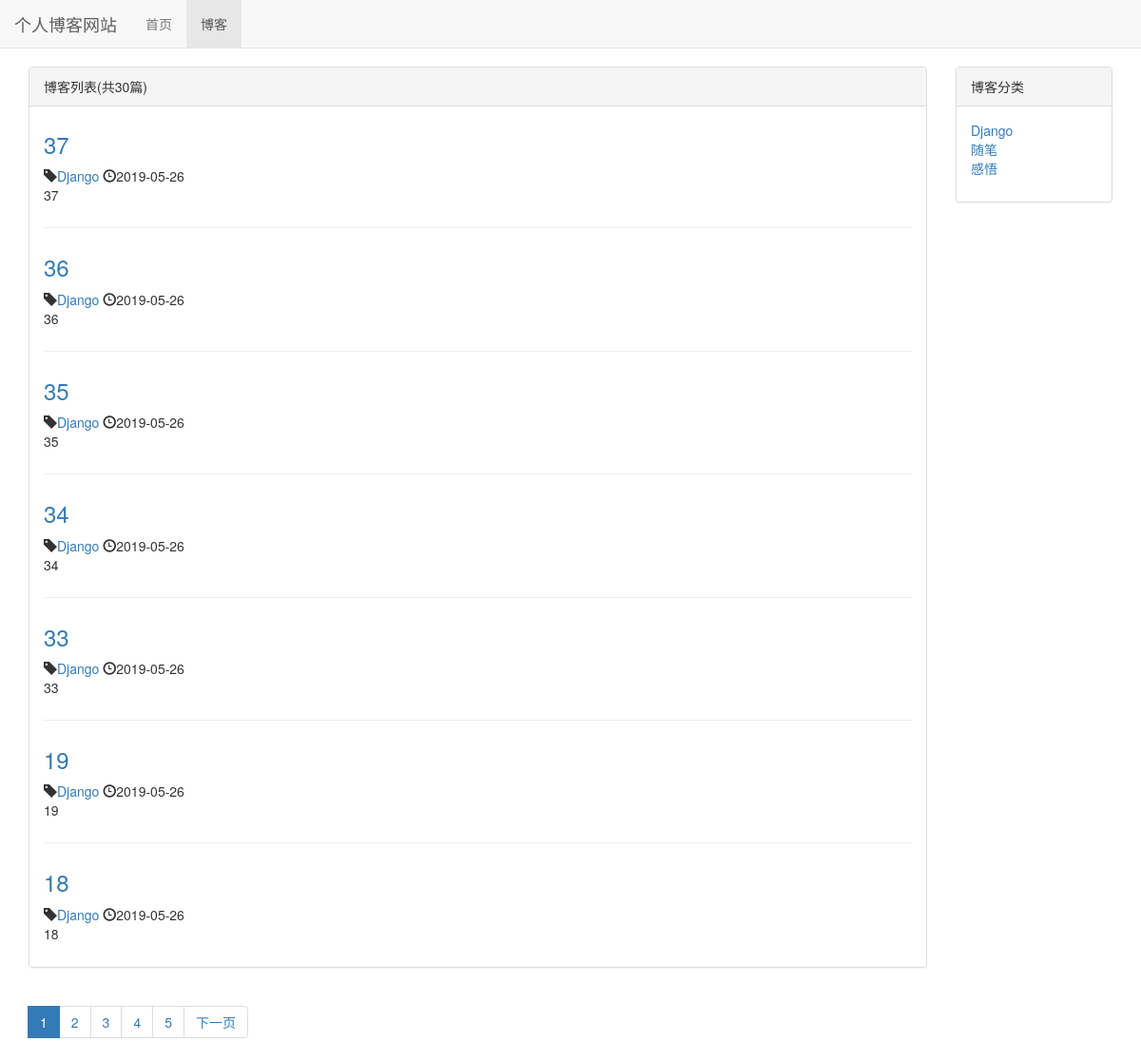
Screenshot of /blog/ with the database file from the repository.
### blog/models.py (models this page shows, shortened)
class Blog(models.Model):
    title = models.CharField(max_length=50)
    blog_type = models.ForeignKey(BlogType,on_delete=models.DO_NOTHING)
    content = models.TextField()
    author = models.ForeignKey(User,on_delete=models.DO_NOTHING)
    created_time = models.DateTimeField(auto_now_add=True)
    last_update_time = models.DateTimeField(auto_now=True)
    class Meta:
        ordering = ['-created_time']#按时间倒叙

class BlogType(models.Model):
    type_name = models.CharField(max_length=15)
    def __str__(self):
        return self.type_name

### blog/views.py (the view)
# urls.py: path('',views.blog_list,name='blog_list'),
def blog_list(request):
    blogs_all_list = Blog.objects.all()
    paginator = Paginator(blogs_all_list,7)#每7篇进行分页
    page_num = request.GET.get('page',1) #获取url的页面参数(GET请求)
    page_of_blogs = paginator.get_page(page_num)#get_page django自带函数 page=后面是错误时i
    context = {}
    context['blogs'] = page_of_blogs.object_list
    context['page_of_blogs'] = page_of_blogs
    context['blog_types']= BlogType.objects.all()
    return render_to_response('blog/blog_list.html',context)

### blog/templates/blog/blog_list.html (shortened to what this page needs)
{% extends 'base.html' %}
{% block nav_blog_active %}active{% endblock %}
{% load staticfiles %}
{% block header_extends %}
    <link rel="stylesheet"  href="{% static 'blog/blog.css'%}">
{% endblock %}
{% block content %}
    <div class="container">
        <div class="row">
           <div class="col-xs-12 col-sm-8 col-md-9 col-lg-10">
                <div class="panel panel-default">
                    <div class="panel-heading">{% block blog_list_title%}博客列表(共{{ page_of_blogs.paginator.count }}篇){% endblock %}</div>
                    <div class="panel-body">
                        {% for blog in blogs %}
                            <div class="blog">
                                <h3><a href="{% url 'blog_detail' blog.pk %}">{{ blog.title }}</a></h3>
                                <p class="blog-info">
                                    <span class="glyphicon glyphicon-tag"></span><a href="{% url 'blogs_with_type' blog.blog_type.pk %}">{{blog.blog_type}}</a>
                                    <span class="glyphicon glyphicon-time"></span>{{ blog.created_time|date:"Y-m-d"}}
                                </p>
                                <p>{{ blog.content|truncatechars:120 }}</p>
                            </div>
                        {% empty %}
                            <div class="blog">
                                <h3>期待创作中</h3>
                            </div>
                        {% endfor %}
                    </div>
                </div>
                <div>
                    <ul class="pagination">
                        {% for page_num in page_of_blogs.paginator.page_range %}
                            {% if page_num == page_of_blogs.number %}
                                <li class="active">
                                    <a href="?page={{ page_num }}">{{ page_num }}</a>
                                </li>
                            {% else %}
                                <li><a href="?page={{ page_num }}">{{ page_num }}</a></li>
                            {% endif %}
                        {% endfor %}
                        <li>
                            {% if page_of_blogs.has_next %}
                                <a href="?page={{ page_of_blogs.next_page_number }}">下一页
                                </a>
                            {% endif %}
                        </li>
                    </ul>
                </div>
            </div>
            <div class="hidden-xs col-sm-4 col-md-3 col-lg-2">
                <div class="panel panel-default">
                    <div class="panel-heading">博客分类</div>
                    <div class="panel-body">
                        <ul class="blog-types">
                            {% for blog_type in blog_types %}
                                <li><a href="{%  url 'blogs_with_type' blog_type.pk  %}">
                                    {{ blog_type.type_name }}</a>
                                </li>
                            {% empty %}
                                <li>暂无分类</li>
                            {% endfor %}
                        </ul>
                    </div>
                </div>
            </div>
        </div>
    </div>
{% endblock %}

### templates/base.html (shortened to what this page needs)
{% load staticfiles %}
<!DOCTYPE html>
<html lang="zh-CN">
<head>
    <link rel="stylesheet" href="{% static 'base.css' %}">
    <link rel="stylesheet" href="{% static 'bootstrap-3.3.7-dist/css/bootstrap.min.css' %}">
    {% block header_extends %}{%  endblock %}
</head>
<body>
    <div class="navbar navbar-default navbar-fixed-top" role="navigation">
        <div class="container-fluid">
            <div class="navbar-header">
                <a class="navbar-brand" href="{% url 'home' %}">个人博客网站</a>
            </div>
            <div id="navbar-collapse" class="collapse navbar-collapse" >
                <ul class="nav navbar-nav">
                    <li class="{% block nav_home_active %}{% endblock %}">
                        <a href="{% url 'home' %}">首页</a>
                    </li>
                    <li class="{% block nav_blog_active %}{% endblock %}">
                        <a href="{% url 'blog_list' %}">博客</a>
                    </li>
                </ul>
            </div>
        </div>
    </div>
    {% block content %}{% endblock %}
</body>
</html>

### static/base.css (style rules this page uses)
* { margin: 0; padding: 0; }
body { margin-top: 70px!important; }

### blog/static/blog/blog.css (style rules this page uses)
ul.blog-types { list-style-type:none; }
div.blog:not(:last-child) { margin-bottom: 2em; padding-bottom: 1em; border-bottom:1px solid #eee; }
div.blog h3 { margin-top: 0.5em; }
div.blog p.blog-info { margin-bottom: 0; }

### rows the page displays
Blog: title "37", blog_type "Django", created_time "2019-05-26", content "37"
Blog: title "36", blog_type "Django", created_time "2019-05-26", content "36"
Blog: title "35", blog_type "Django", created_time "2019-05-26", content "35"
Blog: title "34", blog_type "Django", created_time "2019-05-26", content "34"
Blog: title "33", blog_type "Django", created_time "2019-05-26", content "33"
Blog: title "19", blog_type "Django", created_time "2019-05-26", content "19"
Blog: title "18", blog_type "Django", created_time "2019-05-26", content "18"
BlogType: type_name "Django"
BlogType: type_name "随笔"
BlogType: type_name "感悟"

### other values shown
{{ page_of_blogs.paginator.count }} "30"
{{ page_num }} "1"
{{ page_num }} "2" "3" "4" "5"
